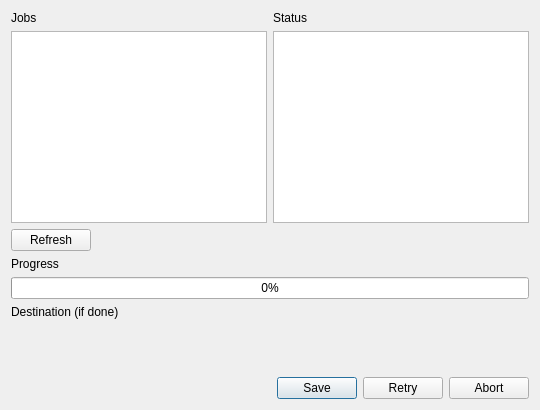
            <widget class="QWidget" name="ogdf_jobs">
             <property name="enabled">
              <bool>true</bool>
             </property>
             <layout class="QVBoxLayout" name="verticalLayout_12">
              <item>
               <layout class="QVBoxLayout" name="verticalLayout_6">
                <item>
                 <layout class="QFormLayout" name="formLayout_4">
                  <item row="0" column="0">
                   <widget class="QLabel" name="ogdf_jobs_jobs_label">
                    <property name="text">
                     <string>Jobs</string>
                    </property>
                   </widget>
                  </item>
                  <item row="0" column="1">
                   <widget class="QLabel" name="ogdf_jobs_status_label">
                    <property name="text">
                     <string>Status</string>
                    </property>
                   </widget>
                  </item>
                  <item row="1" column="0">
                   <widget class="QListWidget" name="ogdf_jobs_list">
                    <property name="autoScrollMargin">
                     <number>16</number>
                    </property>
                    <property name="batchSize">
                     <number>100</number>
                    </property>
                   </widget>
                  </item>
                  <item row="1" column="1">
                   <widget class="QTextBrowser" name="ogdf_jobs_status_text"/>
                  </item>
                  <item row="2" column="0">
                   <widget class="QPushButton" name="ogdf_jobs_refresh_btn">
                    <property name="text">
                     <string>Refresh</string>
                    </property>
                   </widget>
                  </item>
                  <item row="3" column="0" colspan="2">
                   <widget class="QLabel" name="ogdf_jobs_progressbar_label">
                    <property name="text">
                     <string>Progress</string>
                    </property>
                   </widget>
                  </item>
                  <item row="4" column="0" colspan="2">
                   <widget class="QProgressBar" name="ogdf_jobs_progressbar">
                    <property name="value">
                     <number>0</number>
                    </property>
                   </widget>
                  </item>
                  <item row="6" column="0" colspan="2">
                   <widget class="QgsFileWidget" name="ogdf_jobs_output">
                    <property name="toolTip">
                     <string>&lt;html&gt;&lt;head/&gt;&lt;body&gt;&lt;p&gt;Specify where and in which format the result should be saved. If this field is empty, a temporary layer will be created.&lt;/p&gt;&lt;/body&gt;&lt;/html&gt;</string>
                    </property>
                   </widget>
                  </item>
                  <item row="5" column="0" colspan="2">
                   <widget class="QLabel" name="ogdf_jobs_output_label">
                    <property name="styleSheet">
                     <string notr="true">m</string>
                    </property>
                    <property name="lineWidth">
                     <number>1</number>
                    </property>
                    <property name="text">
                     <string>Destination (if done)</string>
                    </property>
                    <property name="scaledContents">
                     <bool>false</bool>
                    </property>
                    <property name="wordWrap">
                     <bool>false</bool>
                    </property>
                    <property name="margin">
                     <number>0</number>
                    </property>
                    <property name="indent">
                     <number>-1</number>
                    </property>
                   </widget>
                  </item>
                  <item row="7" column="0" colspan="2">
                   <spacer name="verticalSpacer">
                    <property name="orientation">
                     <enum>Qt::Vertical</enum>
                    </property>
                    <property name="sizeHint" stdset="0">
                     <size>
                      <width>20</width>
                      <height>40</height>
                     </size>
                    </property>
                   </spacer>
                  </item>
                 </layout>
                </item>
                <item>
                 <widget class="QDialogButtonBox" name="ogdf_jobs_buttons">
                  <property name="standardButtons">
                   <set>QDialogButtonBox::Abort|QDialogButtonBox::Retry|QDialogButtonBox::Save</set>
                  </property>
                  <property name="centerButtons">
                   <bool>false</bool>
                  </property>
                 </widget>
                </item>
               </layout>
              </item>
             </layout>
            </widget>
